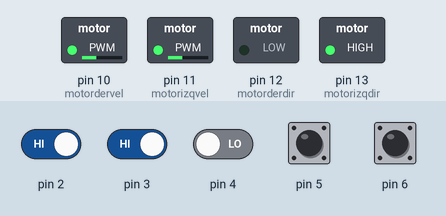
Simulated run of this sketch. Board: Arduino Uno, built with avr-gcc and run on an emulated ATmega328P. On the bench: switched loads named in the sketch (green lamp = pin HIGH). Dashed ring = blinking. Inputs (shaded band) come from the test bench; at power-on: pin 2, pin 3, pin 5, pin 6 HIGH, pin 4 LOW.

Above: at 1.3 s.
1.4 s: pin 2 driven LOW
At 2.4 s:
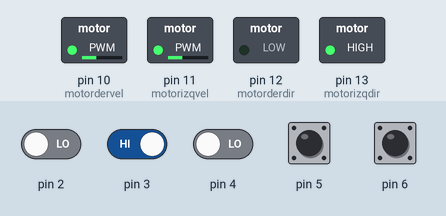
4.4 s: pin 3 driven LOW
At 4.63 s:
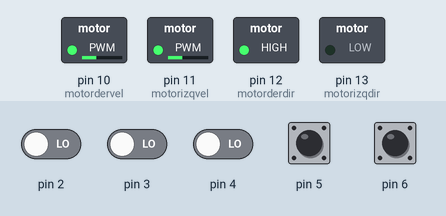
7.4 s: pin 4 driven HIGH
10.4 s: pin 4 driven LOW
13.4 s: pin 3 driven HIGH
At 13.5 s:
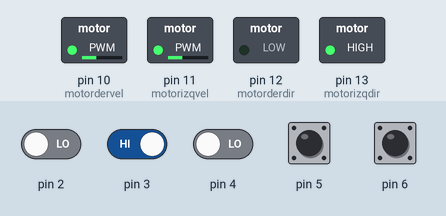
Timing chart, 0 to 17.4 s (numbered marks = the images above; inputs shaded):
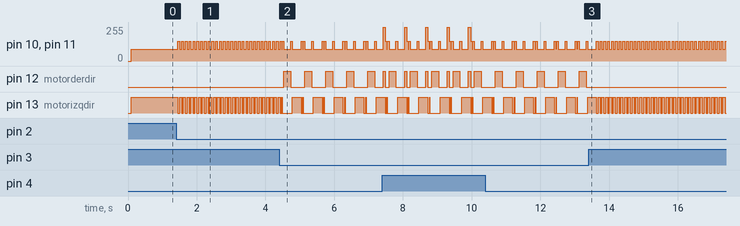

The sketch:

labrenti_2.ino
```cpp
//distancia
int distancia;

// Definir pines de los motores
int motordervel = 10;
int motorderdir = 12;
int motorizqvel = 11;
int motorizqdir = 13;

//contacto
int contactoizq;
int contactoder;

// Sensores infrarrojos
int proxizq;
int proxcen;
int proxder;

// Velocidad
int acelerador = 255;
int lados = 90;
int atras = 150;

// Subfunciones
void alto();
void derecha();
void izquierda();
void avanza();
void retrocede();
void setup()
{
  // Configuración de entradas y salidas
  pinMode(motorderdir, OUTPUT);
  pinMode(motorizqdir, OUTPUT);
  pinMode(4, INPUT);
  pinMode(5, INPUT);
  pinMode(6, INPUT);
  alto();
  delay(100);
}

void loop()
{
  pinMode(motorderdir, OUTPUT);
  pinMode(motorizqdir, OUTPUT);
  proxizq = digitalRead(4);
  proxcen = digitalRead(5);
  proxder = digitalRead(6);


  // Condición principal
  if (proxizq == HIGH && proxcen == HIGH && proxder == HIGH)
  {
    avanza();
    delay(50);
  }
        else
    {
         //if(proxder== LOW && proxcen== LOW && proxizq==LOW){
            //retrocede();
            //delay(10);
          //}
        if (proxizq == LOW && proxcen == LOW)
        {
            derecha();
            delay(40);
        }
          else
    {
          if (proxizq == LOW)
        {
          derecha();
          delay(40);
        }
          else
    {
          if (proxder == LOW)
        {
              izquierda();
              delay(40);
        }
          else
          if (proxcen == LOW)
        {
              izquierda();
              delay(40);
              derecha();
              delay(100);
        }
              else
     {
          if (proxcen == LOW && proxder == LOW && proxizq == LOW)
        {
              izquierda();
              delay(40);
              derecha();
              delay(100);
         }
    }
    }
    }
}


  contactoizq = digitalRead(2);
  contactoder = digitalRead(3);
  delay(10);
      if(contactoizq == LOW)
      {
        retrocede();
        delay(50);
        derecha();
        delay(10);
      }
      if (contactoder == LOW)
      {
        retrocede();
        delay(50);
        izquierda();
        delay(200);
      }
      if(contactoizq == LOW && contactoder == LOW)
      {
        retrocede();
        delay(50);
        derecha();
        delay(200);
      }
}

void alto()
 {
  analogWrite(motordervel, 0);
  analogWrite(motorizqvel, 0);
 }
void derecha()
 {
  analogWrite(motordervel, lados);
  analogWrite(motorizqvel, lados);
  digitalWrite(motorderdir, LOW);
  digitalWrite(motorizqdir, HIGH);
 }
void izquierda()
 {
  analogWrite(motordervel, lados);
  analogWrite(motorizqvel, lados);
  digitalWrite(motorderdir, HIGH);
  digitalWrite(motorizqdir, LOW);
 }
void avanza()
 {
  analogWrite(motordervel, acelerador);
  analogWrite(motorizqvel, acelerador);
  digitalWrite(motorderdir, HIGH);
  digitalWrite(motorizqdir, HIGH);
 }
void retrocede()
 {
  analogWrite(motordervel, atras);
  analogWrite(motorizqvel, atras);
  digitalWrite(motorderdir, LOW);
  digitalWrite(motorizqdir, LOW);
 }
```

Measured:
- after the input at 1.4 s, pin 10 (motordervel), pin 11 (motorizqvel): alternates 150/255 for 0.05 s and 90/255 for 0.06 s, starting after 0.05 s; pin 13 (motorizqdir): alternates HIGH for 0.06 s and LOW for 0.05 s, starting after 0.05 s
- after the input at 4.4 s, pin 12 (motorderdir): alternates HIGH for 0.20 s and LOW for 0.41 s, starting after 0.13 s
- after the input at 13.4 s, pin 12 (motorderdir): stops changing and stays LOW
